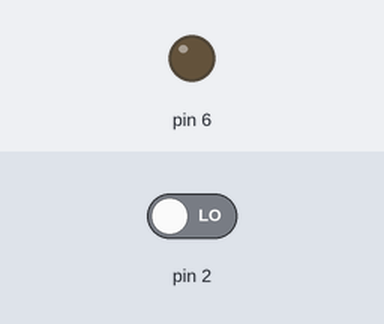
A sketch run on a simulated Arduino Uno, built with avr-gcc and run on an emulated ATmega328P. On the bench: output pins drawn as LEDs (lit = HIGH). The inputs (shaded band) are chosen by the test bench; at power-on: pin 2 LOW.

Above: at 1.2 s.
1.3 s: pin 2 driven HIGH
At 2.1 s:
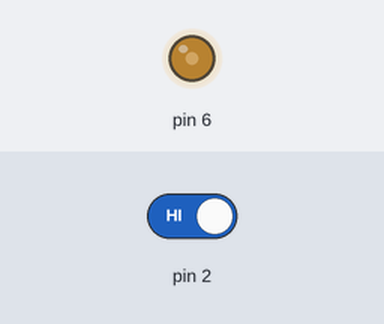
Timing chart, 0 to 4.3 s (numbered marks = the images above; inputs shaded):
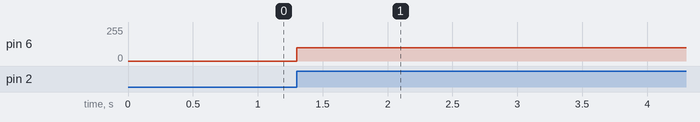

The sketch:

arduino53.ino
```cpp
/*
Konfiguracija sistema:
Pin 2: ulazni pin, dugme
Pinovi 5 i 6, izlazni pinovi, DC motor
*/

int speed = 100;

void prekidac() {
	if (digitalRead(2)==1)
		analogWrite(06, speed);
	else
		analogWrite(06, 0);
}

void setup()
{
	attachInterrupt(0, prekidac, CHANGE);
}

void loop()
{
	delay(100);
}
```

Measured:
- after the input at 1.3 s, pin 6: 0/255 → 100/255 at once
